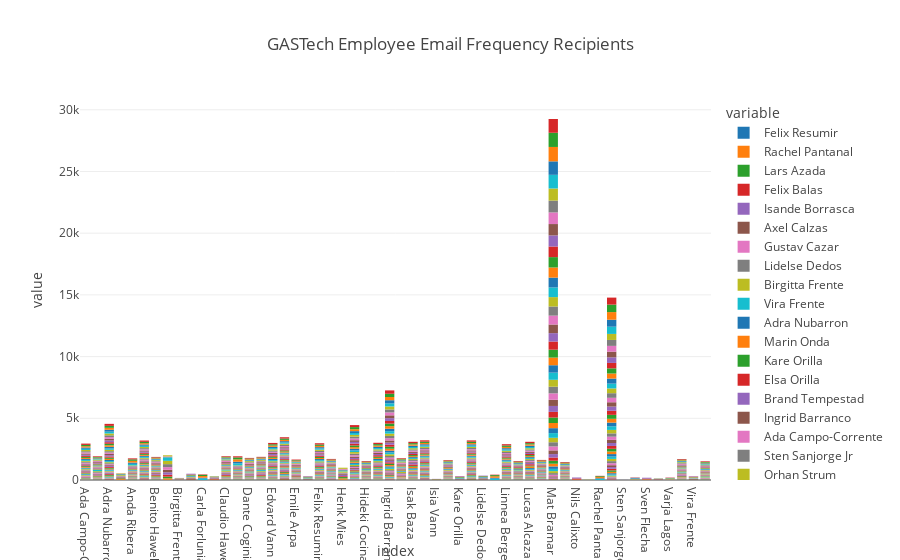

The notebook cell saved with this chart:
### Markdown cell above
Reads row x column. ie. Ada sent Felix Resumir 2 emails.

### Code cell
px.bar(emails_sent, x=emails_sent.index, y=emails_sent.columns.values, title='GASTech Employee Email Frequency Recipients')
